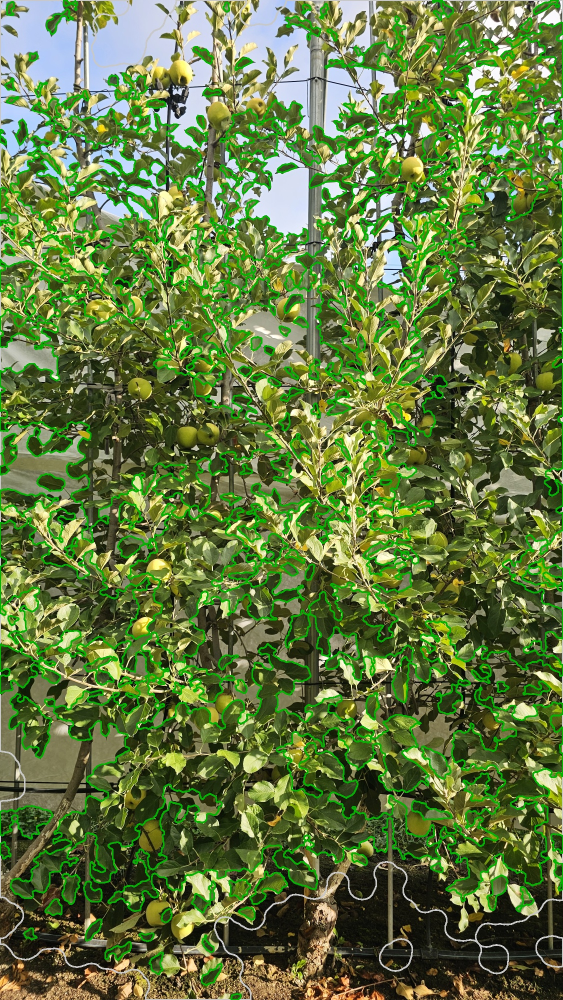
#> input picture mba/defoliation/_out/overlays/2_before_overlay.jpg, 1126 x 2000 px, given as the content of the folder C:/Users/User/Desktop/mba/defoliation/적엽전, which was not available (shown at 1/2 size)
$ python be_af.py
#> lines starting #> are read from the running program, lines starting #| are printed output that depends on the picture; after the words box and inside, x2 and y2 are one past the last pixel; in counts of white or black regions, pixels touching at a corner belong together; pictures that were not available may be replaced by others from this repository, and a replacement may not be noted

# -*- coding: utf-8 -*-

import os
import cv2
import numpy as np
import pandas as pd
from pathlib import Path

import hashlib

def imread_unicode(path: Path):
    data = np.fromfile(str(path), dtype=np.uint8)
    return cv2.imdecode(data, cv2.IMREAD_COLOR)

# [13 lines left out: functions imwrite_unicode, ascii_name, not called in this run]

def imwrite_unicode(path: Path, img, ext_hint=".jpg"):
    # 확장자 결정
    ext = path.suffix.lower() if path.suffix else ext_hint
    if ext not in [".jpg", ".jpeg", ".png", ".bmp", ".tif", ".tiff", ".webp"]:
        ext = ".jpg"
    # 인코드 후 tofile 사용 (유니코드 경로 안전)
    params = [cv2.IMWRITE_JPEG_QUALITY, 95] if ext in [".jpg", ".jpeg"] else []
    ok, buf = cv2.imencode(ext, img, params)
    if not ok:
        raise RuntimeError(f"imencode 실패: {path}")
    buf.tofile(str(path))

def imread_unicode(path: Path):
    data = np.fromfile(str(path), dtype=np.uint8)   # Unicode 경로 안전
    img = cv2.imdecode(data, cv2.IMREAD_COLOR)
    return img

# -------------------------
# 1) 경로 설정 (필요 시 수정)
# -------------------------
BASE_DIR   = Path(r"C:\Users\User\Desktop\mba\defoliation")
BEFORE_DIR = BASE_DIR / "적엽전"
AFTER_DIR  = BASE_DIR / "적엽후"
OUT_DIR    = BASE_DIR / "_out"
OVL_DIR    = OUT_DIR / "overlays"

OUT_DIR.mkdir(exist_ok=True, parents=True)
OVL_DIR.mkdir(exist_ok=True, parents=True)

# -------------------------
# 2) 유틸: 잎 세그먼트
#    - 색상기반(HSV + Lab) 규칙을 혼합
#    - 과실/배경(노란 과실, 흰 방풍막, 하늘) 억제
# -------------------------
def segment_leaves(img_bgr: np.ndarray) -> np.ndarray:

    # 리사이즈(너무 큰 이미지라면 2000px 상한)
    h, w = img_bgr.shape[:2]
    max_side = 2000
    if max(h, w) > max_side:
        scale = max_side / float(max(h, w))
        img_bgr = cv2.resize(img_bgr, (int(w*scale), int(h*scale)), interpolation=cv2.INTER_AREA)

    # 블러로 노이즈 약화
    blur = cv2.GaussianBlur(img_bgr, (5,5), 0)

    # HSV
    hsv = cv2.cvtColor(blur, cv2.COLOR_BGR2HSV)
    H, S, V = cv2.split(hsv)

    # Lab (a*가 낮을수록 green)
    lab = cv2.cvtColor(blur, cv2.COLOR_BGR2Lab)
    Lc, ac, bc = cv2.split(lab)

    # 2-1) 그린 후보 (HSV 범위)
    # OpenCV H: 0~179 (대략 35~85가 녹색권)
    green_h1 = cv2.inRange(H, 35, 85)
    green_s  = cv2.inRange(S, 50, 255)   # 충분한 채도
    green_v  = cv2.inRange(V, 40, 255)   # 너무 어둡지 않게
    green_hsv = cv2.bitwise_and(green_h1, cv2.bitwise_and(green_s, green_v))

    # 2-2) Lab에서 green 강화 (a* 작을수록 green)
    # a*의 중앙값(=128) 기준으로 여유를 두고 임계
    lab_green = cv2.inRange(ac, 0, 135)  # 135 이하인 픽셀을 green 후보로

    # 2-3) 노란 과실 억제 (HSV에서 황색: H~20~35)
    yellow = cv2.inRange(H, 20, 34)
    # 과실은 S와 V가 비교적 높음
    yellow = cv2.bitwise_and(yellow, cv2.inRange(S, 40, 255))
    yellow = cv2.bitwise_and(yellow, cv2.inRange(V, 80, 255))

    # 2-4) 하늘/흰막 억제 (파란 하늘: H~90~130, 흰막: S 낮고 V/L 밝음)
    sky = cv2.inRange(H, 90, 130)
    white_bg = cv2.bitwise_and(cv2.inRange(S, 0, 60), cv2.inRange(V, 180, 255))
    # 밝은 배경 완화: L*도 높으면 배경으로 본다
    bright_L = cv2.inRange(Lc, 200, 255)
    bg = cv2.bitwise_or(sky, cv2.bitwise_or(white_bg, bright_L))

    # 2-5) 통합: green - (yellow + bg)
    green_raw = cv2.bitwise_and(green_hsv, lab_green)
    not_yellow = cv2.bitwise_not(yellow)
    not_bg = cv2.bitwise_not(bg)
    leaf0 = cv2.bitwise_and(green_raw, cv2.bitwise_and(not_yellow, not_bg))

    # 2-6) 형태학적 보정
    k = cv2.getStructuringElement(cv2.MORPH_ELLIPSE, (5,5))
    leaf = cv2.morphologyEx(leaf0, cv2.MORPH_OPEN, k, iterations=1)
    leaf = cv2.morphologyEx(leaf, cv2.MORPH_CLOSE, k, iterations=2)

    # 작은 잡영 제거
    cnts, _ = cv2.findContours(leaf, cv2.RETR_EXTERNAL, cv2.CHAIN_APPROX_SIMPLE)
    mask = np.zeros(leaf.shape, np.uint8)
    for c in cnts:
        if cv2.contourArea(c) >= 150:  # 픽셀 기준, 필요 시 조정
            cv2.drawContours(mask, [c], -1, 255, -1)

    return mask.astype(bool), img_bgr

# -------------------------
# 3) ROI 생성: 전/후 잎 마스크의 합집합을 팽창
#    동일 ROI에서의 비율 비교 → 카메라 위치 변화 영향 완화
# -------------------------
def make_roi(mask_before: np.ndarray, mask_after: np.ndarray) -> np.ndarray:
    union = np.logical_or(mask_before, mask_after).astype(np.uint8)*255
    k = cv2.getStructuringElement(cv2.MORPH_ELLIPSE, (41,41))
    roi = cv2.dilate(union, k, iterations=1)
    roi = cv2.morphologyEx(roi, cv2.MORPH_CLOSE, k, iterations=1)
    # 구멍 채우기
    cnts, _ = cv2.findContours(roi, cv2.RETR_EXTERNAL, cv2.CHAIN_APPROX_SIMPLE)
    canvas = np.zeros_like(roi)
    for c in cnts:
        if cv2.contourArea(c) >= 2000:
            cv2.drawContours(canvas, [c], -1, 255, -1)
    return canvas.astype(bool)

# -------------------------
# 4) 오버레이 저장
# -------------------------
def save_overlay(stem: str, img_bgr: np.ndarray, mask: np.ndarray, roi: np.ndarray, suffix: str):
    vis = img_bgr.copy()
    roi_cnts, _ = cv2.findContours(roi.astype(np.uint8)*255, cv2.RETR_EXTERNAL, cv2.CHAIN_APPROX_SIMPLE)
    cv2.drawContours(vis, roi_cnts, -1, (200,200,200), 2)

    leaf_cnts, _ = cv2.findContours(mask.astype(np.uint8)*255, cv2.RETR_EXTERNAL, cv2.CHAIN_APPROX_SIMPLE)
    cv2.drawContours(vis, leaf_cnts, -1, (0,180,0), 2)

    out_path = OVL_DIR / f"{stem}_{suffix}_overlay.jpg"
    try:
        imwrite_unicode(out_path, vis, ext_hint=".jpg")
        print(f"[saved] {out_path}")
    except Exception as e:
        alt = OVL_DIR / ascii_name(stem, suffix)
        imwrite_unicode(alt, vis, ext_hint=".jpg")
        print(f"[saved-alt] {alt} (원래이름 저장 실패: {e})")


# -------------------------
# 5) 페어링 및 계산
# -------------------------
def get_pairs():
    exts = {".jpg", ".jpeg", ".png", ".bmp", ".tif", ".tiff"}
    before = {p.stem.lower(): p for p in BEFORE_DIR.iterdir() if p.suffix.lower() in exts}
    after  = {p.stem.lower(): p for p in AFTER_DIR.iterdir()  if p.suffix.lower() in exts}
    keys = sorted(set(before.keys()) & set(after.keys()))
    return [(before[k], after[k]) for k in keys]

def main():
    pairs = get_pairs()
    if not pairs:
        print("매칭되는 전/후 파일이 없습니다. 폴더와 확장자를 확인하세요.")
        return

    rows = []
    for b_path, a_path in pairs:
        stem = b_path.stem
        img_b = imread_unicode(b_path)
#> in imread_unicode, img is the input picture: shape (2000, 1126, 3); mean B, G, R 63.8, 121.4, 97.8
        img_a = imread_unicode(a_path)
        if img_b is None or img_a is None:
            print(f"[경고] 읽기 실패: {stem}")
            continue

        mask_b, img_b_resized = segment_leaves(img_b)
#> in segment_leaves, `hsv = cv2.cvtColor(blur, cv2.COLOR_BGR2HSV)`: hsv: shape (2000, 1126, 3); mean H, S, V 42.4, 138.6, 124.6
#> in segment_leaves, `lab = cv2.cvtColor(blur, cv2.COLOR_BGR2Lab)`: lab: shape (2000, 1126, 3); mean of channels 0, 1, 2 121.2, 111.6, 155.6
#> in segment_leaves, `green_h1 = cv2.inRange(H, 35, 85)`:
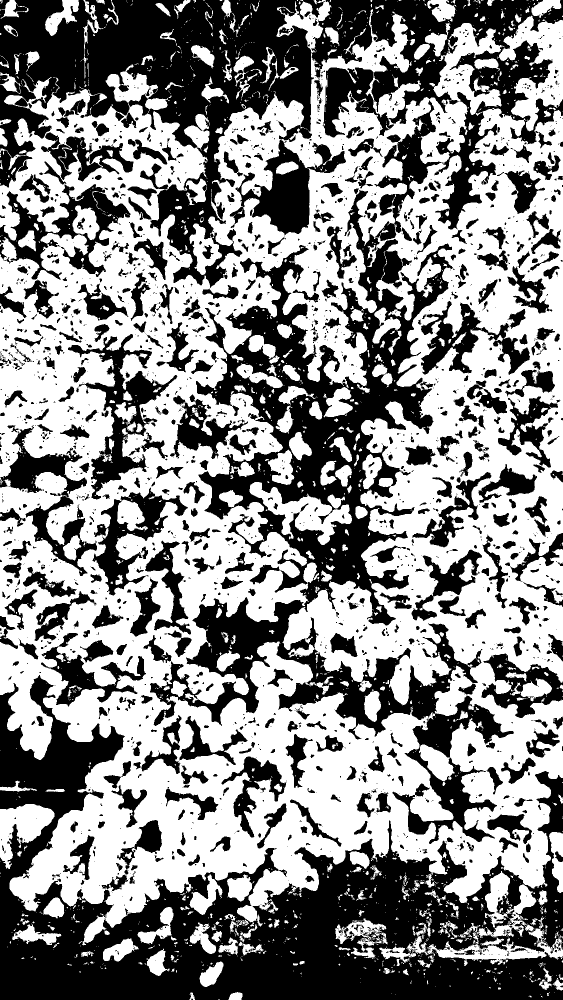
#> green_h1: shape (2000, 1126) (shown at 1/2 size); 54.7% white; 2152 black regions (1433 under 20 px), largest, box (x1, y1, x2, y2) and area: (0, 1350, 1126, 2000) 261396, (300, 380, 1028, 1688) 203483, (0, 0, 650, 576) 141518
#> in segment_leaves, `green_s  = cv2.inRange(S, 50, 255)`: green_s: shape (2000, 1126); 90.9% white; 1268 black regions (775 under 20 px), largest, box (x1, y1, x2, y2) and area: (131, 0, 871, 307) 70350, (457, 279, 693, 510) 20354, (427, 1720, 1126, 2000) 10158
#> in segment_leaves, `green_v  = cv2.inRange(V, 40, 255)`: green_v: shape (2000, 1126); 92.2% white; 1699 black regions (1042 under 20 px), largest, box (x1, y1, x2, y2) and area: (664, 1737, 1007, 1995) 32317, (453, 1792, 632, 1941) 11479, (809, 1736, 1053, 1879) 9743
#> in segment_leaves, `green_hsv = cv2.bitwise_and(green_h1, cv2.bitwise_and(green_s, green_v))`: green_hsv: shape (2000, 1126); 49.1% white; 1902 white regions (1484 under 20 px), largest, box (x1, y1, x2, y2) and area: (0, 178, 1126, 1826) 870467, (564, 185, 814, 776) 46171, (998, 33, 1126, 263) 12638
#> in segment_leaves, `lab_green = cv2.inRange(ac, 0, 135)`: lab_green: shape (2000, 1126); 99.1% white; 256 black regions (168 under 20 px), largest, box (x1, y1, x2, y2) and area: (594, 1941, 772, 2000) 4922, (0, 1920, 90, 2000) 2870, (495, 1963, 587, 2000) 1796
#> in segment_leaves, `yellow = cv2.inRange(H, 20, 34)`: yellow: shape (2000, 1126); 36.1% white; 2361 white regions (1603 under 20 px), largest, box (x1, y1, x2, y2) and area: (300, 380, 1028, 1688) 199172, (0, 1350, 1126, 2000) 195543, (300, 0, 553, 576) 30186
#> in segment_leaves, `yellow = cv2.bitwise_and(yellow, cv2.inRange(S, 40, 255))`: yellow: shape (2000, 1126); 34.4% white; 2397 white regions (1626 under 20 px), largest, box (x1, y1, x2, y2) and area: (300, 380, 1028, 1688) 188070, (2, 1350, 574, 1999) 78963, (528, 1542, 1126, 1879) 32925
#> in segment_leaves, `yellow = cv2.bitwise_and(yellow, cv2.inRange(V, 80, 255))`:
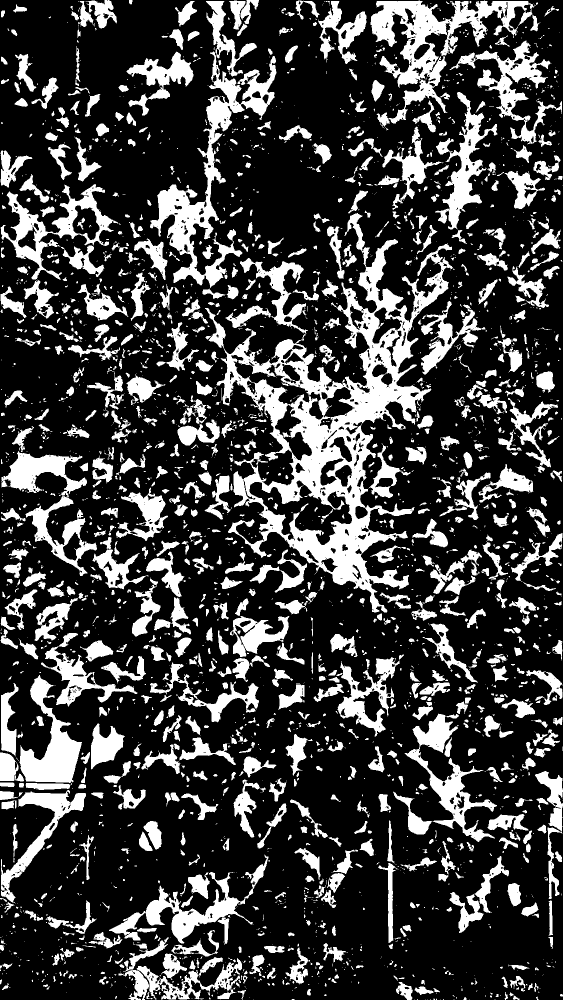
#> yellow: shape (2000, 1126) (shown at 1/2 size); 24.9% white; 2905 white regions (1797 under 20 px), largest, box (x1, y1, x2, y2) and area: (410, 426, 906, 1225) 94197, (300, 103, 553, 576) 23612, (741, 1, 1076, 261) 22991
#> in segment_leaves, `sky = cv2.inRange(H, 90, 130)`: sky: shape (2000, 1126); 6% white; 292 white regions (146 under 20 px), largest, box (x1, y1, x2, y2) and area: (174, 0, 369, 235) 23793, (0, 0, 155, 205) 19195, (443, 0, 628, 263) 18713
#> in segment_leaves, `white_bg = cv2.bitwise_and(cv2.inRange(S, 0, 60), cv2.inRange(V, 180, ..`: white_bg: shape (2000, 1126); 7.2% white; 1507 white regions (941 under 20 px), largest, box (x1, y1, x2, y2) and area: (154, 0, 863, 182) 41837, (458, 302, 617, 480) 13565, (0, 0, 128, 257) 8538
#> in segment_leaves, `bright_L = cv2.inRange(Lc, 200, 255)`: bright_L: shape (2000, 1126); 12.4% white; 2574 white regions (1449 under 20 px), largest, box (x1, y1, x2, y2) and area: (171, 0, 360, 181) 22715, (0, 0, 153, 194) 19386, (432, 0, 620, 175) 16143
#> in segment_leaves, `bg = cv2.bitwise_or(sky, cv2.bitwise_or(white_bg, bright_L))`:
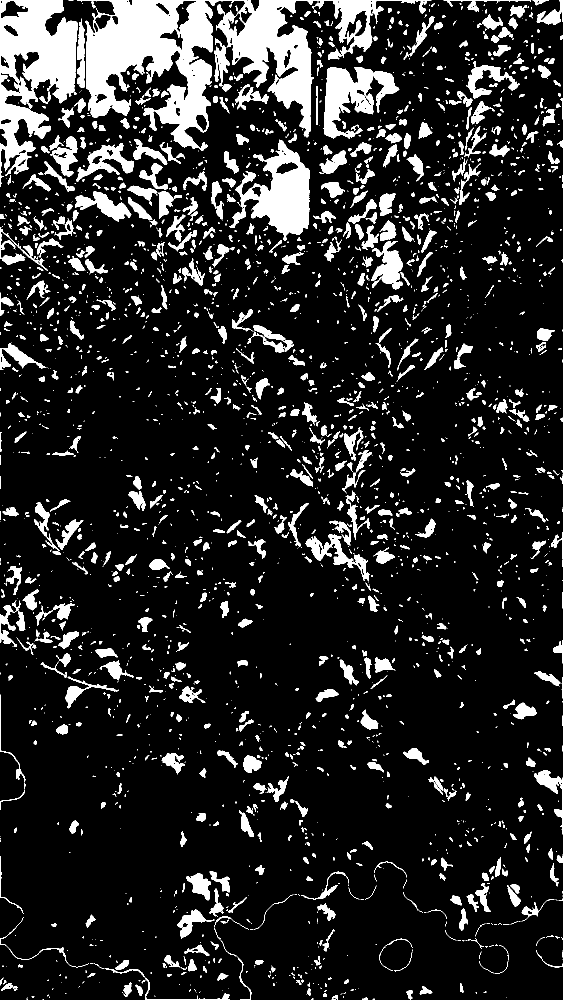
#> bg: shape (2000, 1126) (shown at 1/2 size); 14% white; 2671 white regions (1537 under 20 px), largest, box (x1, y1, x2, y2) and area: (154, 0, 863, 302) 71526, (0, 0, 155, 374) 29245, (458, 279, 619, 481) 14948
#> in segment_leaves, `leaf0 = cv2.bitwise_and(green_raw, cv2.bitwise_and(not_yellow, not_bg))`: leaf0: shape (2000, 1126); 47.9% white; 1892 white regions (1473 under 20 px), largest, box (x1, y1, x2, y2) and area: (0, 178, 1126, 1826) 849986, (564, 185, 814, 776) 44989, (998, 33, 1126, 263) 12504
#> in segment_leaves, `leaf = cv2.morphologyEx(leaf0, cv2.MORPH_OPEN, k, iterations=1)`: leaf: shape (2000, 1126); 46% white; 407 white regions (62 under 20 px), largest, box (x1, y1, x2, y2) and area: (0, 178, 1126, 1826) 525132, (566, 217, 1126, 1410) 245163, (566, 204, 814, 772) 41282
#> in segment_leaves, `leaf = cv2.morphologyEx(leaf, cv2.MORPH_CLOSE, k, iterations=2)`:
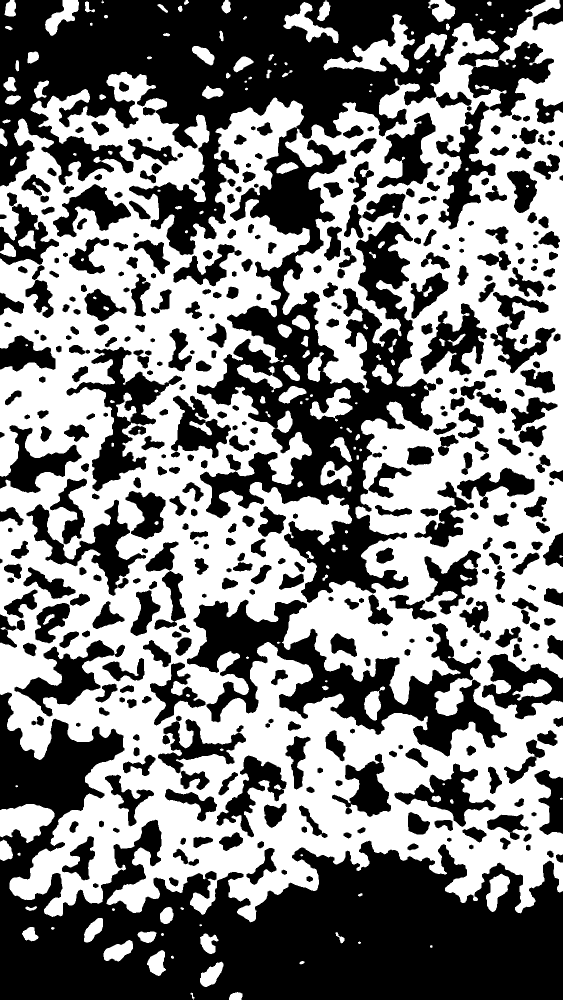
#> leaf: shape (2000, 1126) (shown at 1/2 size); 50.3% white; 426 black regions
#> in segment_leaves, `cnts, _ = cv2.findContours(leaf, cv2.RETR_EXTERNAL, cv2.CHAIN_APPROX_S..`: cnts = 140 contours, 35 with area under 20; largest, box (x1, y1, x2, y2) and area: (0, 0, 1126, 1845) 1474613, (647, 28, 830, 145) 6614, (0, 1608, 109, 1686) 5433, (567, 4, 677, 87) 2849, (620, 774, 705, 839) 2482
#> the loop in segment_leaves, `for c in cnts:` made 140 passes
#> c on passes 23 to 24: [[414, 1758]], [[412, 1757]]
#> after the loop in segment_leaves, `for c in cnts:`:
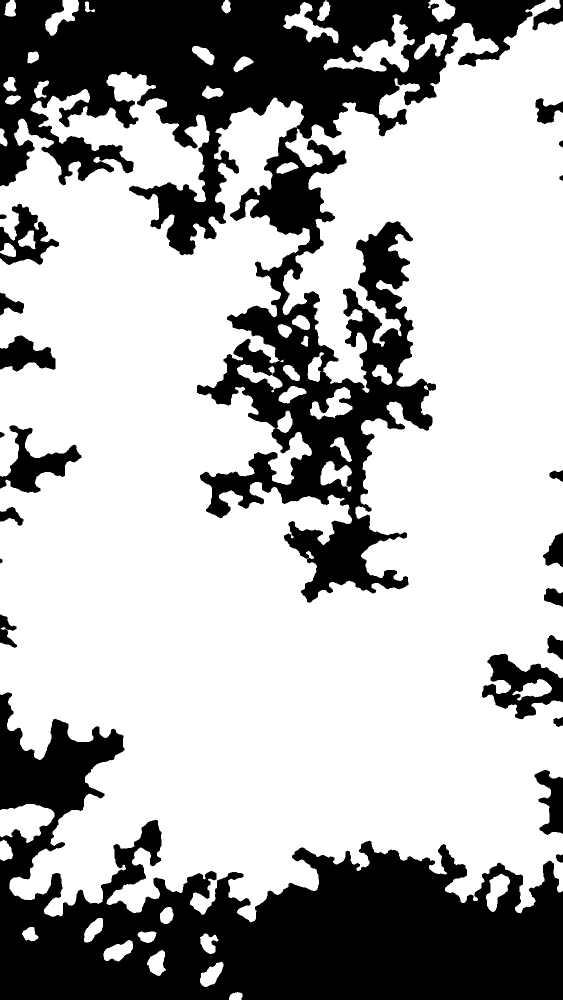
#> mask: shape (2000, 1126) (shown at 1/2 size); 68.5% white; 23 black regions, largest, box (x1, y1, x2, y2) and area: (0, 0, 1091, 1206) 367726, (0, 1385, 1126, 2000) 297307, (964, 1307, 1126, 1439) 9928
        mask_a, img_a_resized = segment_leaves(img_a)
#> the loop in segment_leaves (call 2), `for c in cnts:` made 140 passes

        # ROI(전/후 공통)
        roi = make_roi(mask_b, mask_a)
#> in make_roi, `k = cv2.getStructuringElement(cv2.MORPH_ELLIPSE, (41,41))`: k: shape (41, 41); values 0 (black) and 1 (white), 76.9% white; 4 black regions, box (x1, y1, x2, y2) and area: (0, 0, 20, 16) 97, (21, 0, 41, 16) 97, (0, 25, 20, 41) 97, (21, 25, 41, 41) 97
#> in make_roi, `roi = cv2.dilate(union, k, iterations=1)`: roi: shape (2000, 1126); 86.9% white; 52 black regions (17 under 20 px), largest, box (x1, y1, x2, y2) and area: (415, 1725, 1126, 2000) 134144, (0, 0, 770, 238) 77588, (0, 1785, 441, 2000) 40607
#> in make_roi, `roi = cv2.morphologyEx(roi, cv2.MORPH_CLOSE, k, iterations=1)`: roi: shape (2000, 1126); 88.3% white; 11 black regions
#> in make_roi, `cnts, _ = cv2.findContours(roi, cv2.RETR_EXTERNAL, cv2.CHAIN_APPROX_SI..`: cnts = 2 contours; box (x1, y1, x2, y2) and area: (0, 0, 1126, 2000) 1989376, (423, 0, 482, 47) 2229
#> the loop in make_roi, `for c in cnts:` made 2 passes
#> after the loop in make_roi, `for c in cnts:`:
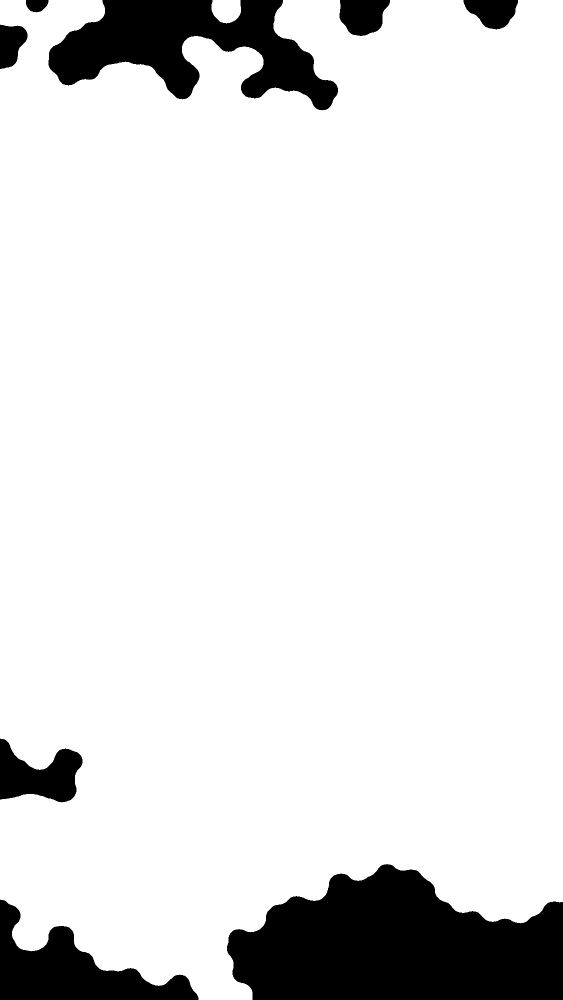
#> canvas: shape (2000, 1126) (shown at 1/2 size); 88.6% white; 8 black regions, largest, box (x1, y1, x2, y2) and area: (454, 1728, 1126, 2000) 131673, (97, 0, 676, 221) 63615, (0, 1799, 397, 2000) 33917
#> in make_roi, `return canvas.astype(bool)`: returned value: shape (2000, 1126) bool; 88.6% white; 8 black regions

        leaf_px_b = int(mask_b.sum())
#> leaf_px_b = 1542056
        leaf_px_a = int(mask_a.sum())
#> leaf_px_a = 1542056
        roi_px    = int(roi.sum()) if roi.sum() > 0 else img_b_resized.shape[0]*img_b_resized.shape[1]
#> roi_px = 1995533

        cov_b = leaf_px_b / roi_px if roi_px else 0.0
#> cov_b = 0.773
        cov_a = leaf_px_a / roi_px if roi_px else 0.0
#> cov_a = 0.773

        delta_px = leaf_px_a - leaf_px_b
#> delta_px = 0
        # 감소율(전 기준): 음수면 감소, 양수면 증가
        change_pct = (leaf_px_a - leaf_px_b) / max(1, leaf_px_b) * 100.0
#> change_pct = 0
        change_cov_pct = (cov_a - cov_b) / max(1e-9, cov_b) * 100.0 if cov_b>0 else np.nan
#> change_cov_pct = 0

        rows.append({
            "file": stem,
            "leaf_px_before": leaf_px_b,
            "leaf_px_after":  leaf_px_a,
            "delta_px":       delta_px,
            "change_pct_vs_before(%)": round(change_pct, 2),
            "roi_px":         roi_px,
            "coverage_before(leaf/roi)": round(cov_b, 6),
            "coverage_after(leaf/roi)":  round(cov_a, 6),
            "coverage_change_pct(%)":    round(change_cov_pct, 2) if not np.isnan(change_cov_pct) else np.nan
        })

        # 오버레이 저장
        save_overlay(stem, img_b_resized, mask_b, roi, "before")
#> in save_overlay, `roi_cnts, _ = cv2.findContours(roi.astype(np.uint8)*255, cv2.RETR_EXTE..`: roi_cnts has the same summary as cnts in make_roi
#> in save_overlay, `leaf_cnts, _ = cv2.findContours(mask.astype(np.uint8)*255, cv2.RETR_EX..`: leaf_cnts = 46 contours; largest, box (x1, y1, x2, y2) and area: (0, 0, 1126, 1845) 1474613, (647, 28, 830, 145) 6614, (0, 1608, 109, 1686) 5433, (567, 4, 677, 87) 2849, (620, 774, 705, 839) 2482
#> in save_overlay, `cv2.drawContours(vis, leaf_cnts, -1, (0,180,0), 2)`:
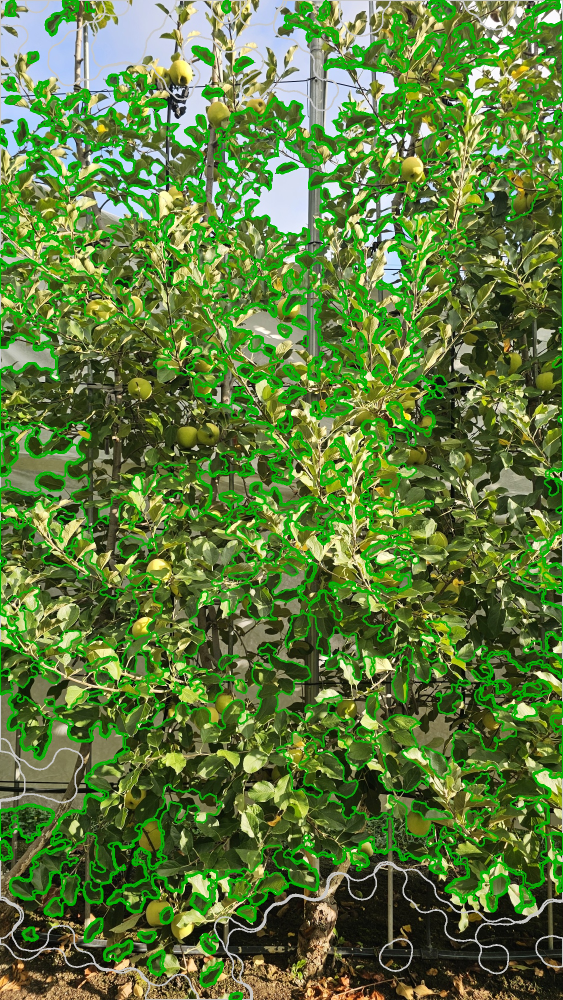
#> vis: shape (2000, 1126, 3) (shown at 1/2 size); mean B, G, R 61, 123.8, 93.3
#> in imwrite_unicode, `params = [cv2.IMWRITE_JPEG_QUALITY, 95] if ext in [".jpg", ".jpeg"] el..`: params = [1, 95]
        save_overlay(stem, img_a_resized, mask_a, roi, "after")

    df = pd.DataFrame(rows).sort_values("file")
#> df = table of 1 rows and 9 columns
    out_csv = OUT_DIR / "result.csv"
    df.to_csv(out_csv, index=False, encoding="utf-8-sig")
    print(f"완료: {out_csv}")
    print(f"오버레이: {OVL_DIR}")

if __name__ == "__main__":
    main()
